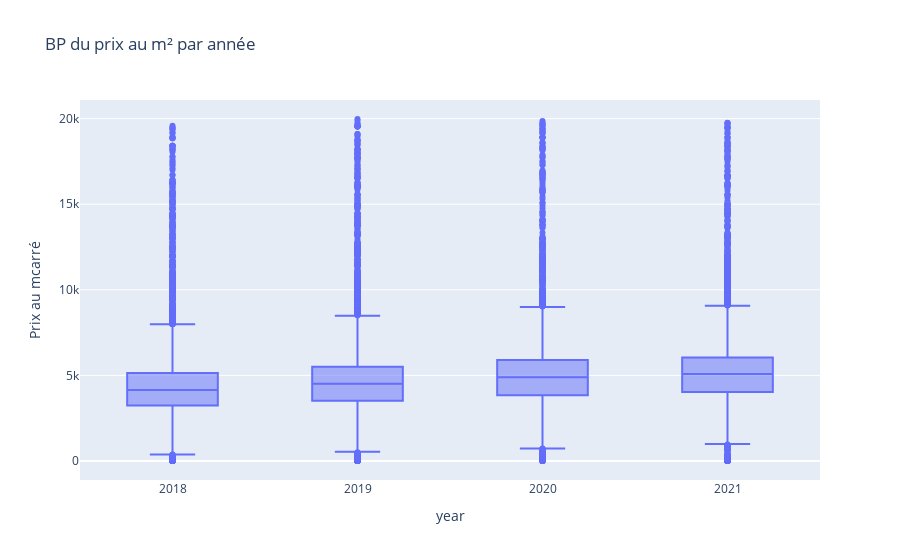

Notebook code for this chart:
### Code cell
import plotly.express as px
df['Prix au mcarré']= df['Valeur fonciere']/(df['Surface reelle bati'])
df_bp = df[df['Prix au mcarré'] < 20000]
fig = px.box(df_bp, x="year", y="Prix au mcarré", hover_data=['Valeur fonciere','Surface reelle bati'],title='BP du prix au m² par année')
fig.show()

### Figure 1 — Plotly figure (JSON) as saved in the notebook; plotly's stock layout.template omitted (floating-point values rounded to 4 significant figures; data arrays with more than 128 entries replaced by an {"elided": "..."} marker saying what was removed)
{"data": [{"alignmentgroup": "True", "customdata": {"elided": "37058x2 int values"}, "hovertemplate": "year=%{x}<br>Prix au mcarré=%{y}<br>Valeur fonciere=%{customdata[0]}<br>Surface reelle bati=%{customdata[1]}<extra></extra>", "legendgroup": "", "marker": {"color": "#636efa"}, "name": "", "notched": false, "offsetgroup": "", "orientation": "v", "showlegend": false, "type": "box", "x": {"elided": "37058 int values"}, "x0": " ", "xaxis": "x", "y": {"elided": "37058 float values"}, "y0": " ", "yaxis": "y"}], "layout": {"boxmode": "group", "legend": {"tracegroupgap": 0}, "title": {"text": "BP du prix au m² par année"}, "xaxis": {"anchor": "y", "domain": [0, 1], "title": {"text": "year"}}, "yaxis": {"anchor": "x", "domain": [0, 1], "title": {"text": "Prix au mcarré"}}}}
